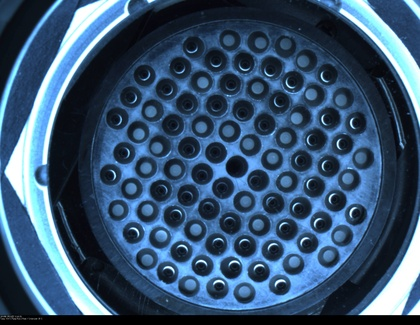
%> input picture origin_pic/11.jpg, 420 x 325 px, shrunk from 2560 x 1980 before the run
$ octave --eval "result = ReturnCutSize(imread('origin_pic/11.jpg'));"   (GNU Octave 9; MATLAB toolbox functions it lacks are replaced by stand-ins)
%> lines starting %> are read from the running program, lines starting %| are printed output that depends on the picture
### ManyFunction.m
function many_function = ManyFunction
many_function.if_sub_matrix = @if_sub_matrix;
many_function.Circle_Region_Extract = @Circle_Region_Extract;
end
%% 判断是否子矩阵
function k = if_sub_matrix(A,B)
szA = size(A);
szB = size(B);
k = 0;

for j = 1:szB(2)-szA(2)+1
	if isequal(A, B(:,j:j+szA(2)-1))
        k = k+1;
        break;
	end
end
end

%% 提取圆到一张新图
% [27 lines left out: function Circle_Region_Extract, not called in this run]
%imshow(IMG_Out);

### ReturnCutSize.m
function [x_min,y_min,x_max,y_max] = ReturnCutSize(rgb)
%clear all
%rgb = imread('11.jpg');
gray_image = rgb2gray(rgb);
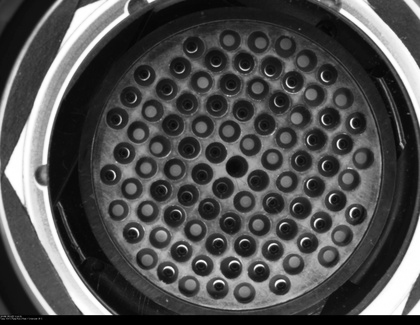
%> gray_image: size 325x420 uint8; min 0, max 255, mean 78.8
[m,n]=size(gray_image);
%> m = 325; n = 420
%% 处理大圆，大圆填黑
for i=1:m
    for j=1:n
        if gray_image(i,j)<50
            gray_image(i,j)=0;
        else
            gray_image(i,j)=gray_image(i,j)*2;
        end
    end
end
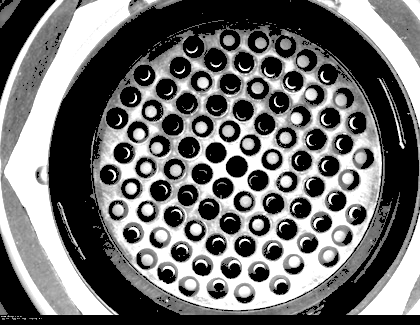
%> gray_image: size 325x420 uint8; min 0, max 255, mean 111.4
%imwrite(gray_image,'black_circle.jpg');

%% 初始化参数
A = [0,0,0,0];
B = [1,2,0,0,7,4,0,0,5];

%black_circle = imread('black_circle.jpg');
black_circle = gray_image;
%[m,n] = size(black_circle);
many_function = ManyFunction;

%% 求y的最大、最小
k = 0;
y_min = 0;
A = zeros(1,floor(4*n/9));
for i = 1:m

    B = black_circle(i,:);
    k = many_function.if_sub_matrix(A,B);
    if k == 1
        y_min = i;
        break;
    end
end
%> this loop made 13 passes
%> k on passes 1 to 12: 0, 0, 0, 0, 0, 0, 0, 0, 0, 0, 0, 0

k = 0;
y_max = m;
%> y_max = 325
A = zeros(1,floor(n/3));
for i = 1:m

    B = black_circle(m+1-i,:);
    k = many_function.if_sub_matrix(A,B);
    if k == 1
        y_max = m+1-i;
        break;
    end
end
%> this loop made 1 pass
%> k on pass 1: 1

%% 求x的最大、最小
k = 0;
x_min = 0;
A = zeros(1,floor(m/4));
for i = 1:n
    B = black_circle(:,i)';
    k = many_function.if_sub_matrix(A,B);
    if k == 1
        x_min = i;
        break;
    end
end
%> this loop made 54 passes

k = 0;
x_max = n;
%> x_max = 420
A = zeros(1,floor(m/4));
for i = 1:n
    B = black_circle(:,n+1-i)';
    k = many_function.if_sub_matrix(A,B);
    if k == 1
        x_max = n+1-i;
        break;
    end
end
%> this loop made 7 passes
%% 截取图像
cc =imcrop(black_circle,[x_min y_min x_max-x_min y_max-y_min]);
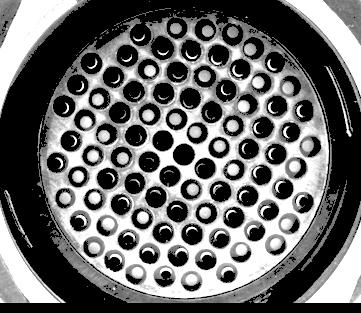
%> cc: size 313x361 uint8; min 0, max 255, mean 105
%> `result = ReturnCutSize(imread('origin_pic/11.jpg'));`: result = 54
%imshow(cc);
end

$ run again, on origin_pic/22.jpg
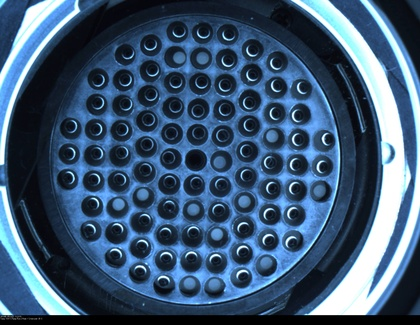
%> input picture origin_pic/22.jpg, 420 x 325 px, shrunk from 2560 x 1980 before the run
%> after the loop in ReturnCutSize, `for i=1:m`:
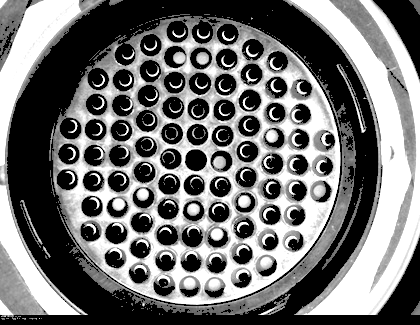
%> gray_image: size 325x420 uint8; min 0, max 255, mean 114.1
%> the loop in ReturnCutSize, `for i = 1:m` made 7 passes
%> the loop in ReturnCutSize, `for i = 1:m` made 1 pass
%> the loop in ReturnCutSize, `for i = 1:n` made 13 passes
%> the loop in ReturnCutSize, `for i = 1:n` made 47 passes
%> in ReturnCutSize, `cc =imcrop(black_circle,[x_min y_min x_max-x_min y_max-y_min]);`:
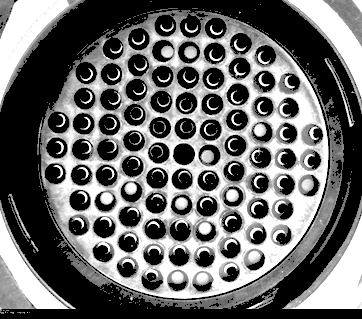
%> cc: size 319x362 uint8; min 0, max 255, mean 105.2
%> result = 13

$ run again, on origin_pic/33.jpg
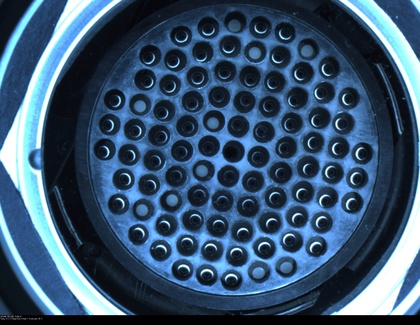
%> input picture origin_pic/33.jpg, 420 x 325 px, shrunk from 2560 x 1980 before the run
%> after the loop in ReturnCutSize, `for i=1:m`:
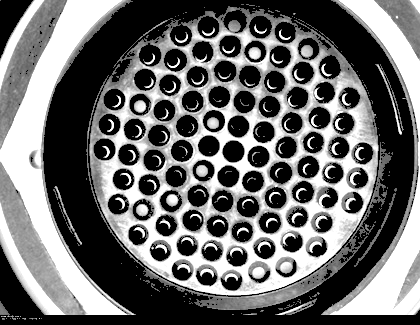
%> gray_image: size 325x420 uint8; min 0, max 255, mean 107.4
%> the loop in ReturnCutSize, `for i = 1:m` made 1 pass
%> the loop in ReturnCutSize, `for i = 1:n` made 49 passes
%> k on passes 1 to 8: 0, 0, 0, 0, 0, 0, 0, 0
%> the loop in ReturnCutSize, `for i = 1:n` made 11 passes
%> in ReturnCutSize, `cc =imcrop(black_circle,[x_min y_min x_max-x_min y_max-y_min]);`:
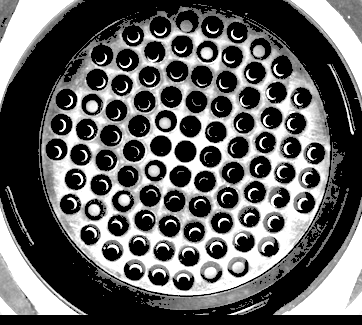
%> cc: size 325x362 uint8; min 0, max 255, mean 98.1
%> result = 49
